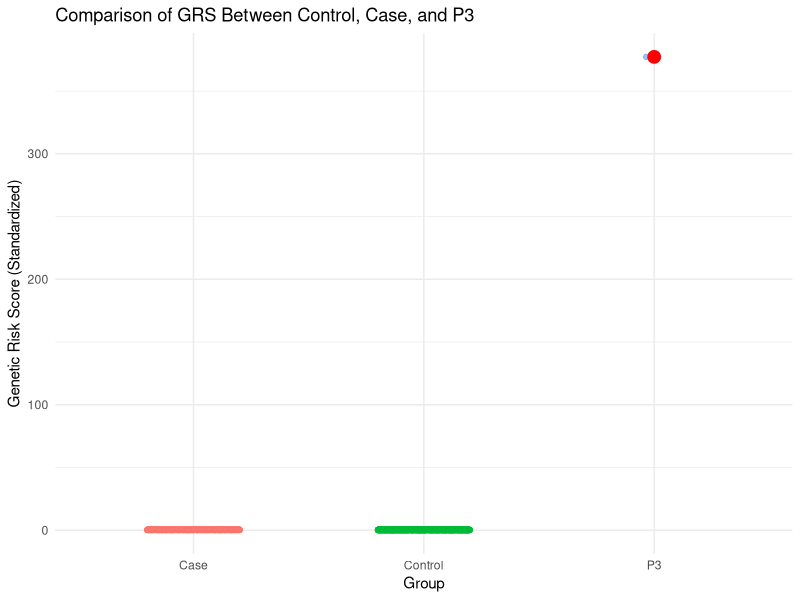

Recreate this plot in R.
# Load necessary libraries
library(data.table)
library(ggplot2)

# Load data
snp_data <- fread("vcf_data.txt", header = TRUE)
allele_weights <- fread("t1d_weights_alleles.txt")
haplotype_weights <- fread("t1d_weights_haplotypes.txt")

# Merge data frames on the SNP ID
effect_alleles_and_genos <- merge(allele_weights, snp_data, by.x = "rsnumber", by.y = "ID")

# Get the list of individuals (P1, P2, P3, P4)
individuals <- colnames(effect_alleles_and_genos)[which(colnames(effect_alleles_and_genos) != "rsnumber" & colnames(effect_alleles_and_genos) != "weighted_allele" & colnames(effect_alleles_and_genos) != "weight" & colnames(effect_alleles_and_genos) != "ALT")]

# Check for NA values and remove if necessary
effect_alleles_and_genos <- na.omit(effect_alleles_and_genos)

# Flip alleles where ALT != weighted_allele
for (snpIndex in 1:nrow(effect_alleles_and_genos)) {
  if (!is.na(effect_alleles_and_genos$ALT[snpIndex]) & !is.na(effect_alleles_and_genos$weighted_allele[snpIndex])) {
    if (effect_alleles_and_genos$ALT[snpIndex] != effect_alleles_and_genos$weighted_allele[snpIndex]) {
      for (ind in individuals) {
        effect_alleles_and_genos[[ind]][snpIndex] <- 2 - effect_alleles_and_genos[[ind]][snpIndex]
      }
    }
  }
}

# Calculate weighted genotypes
weighted_g <- effect_alleles_and_genos
weighted_g[, (individuals) := lapply(.SD, function(x) x * weighted_g$weight), .SDcols = individuals]

# Sum weighted genotypes for each individual to get WAS
was <- numeric(length(individuals))
for (i in 1:length(individuals)) {
  individual <- individuals[i]
  was[i] <- sum(weighted_g[[individual]], na.rm = TRUE)
}

# Create a data frame for GRS
grs_df <- data.frame(individuals, was)

# Standardize the GRS
controls <- fread("t1d_controls.txt")
cases <- fread("t1d_cases.txt")
control_mean <- mean(controls$t1d_grs, na.rm = TRUE)
control_sd <- sd(controls$t1d_grs, na.rm = TRUE)
grs_df$standardized_grs <- (grs_df$was - control_mean) / control_sd

# Combine data for visualization
control_data <- data.frame(GRS = controls$t1d_grs, Group = "Control")
case_data <- data.frame(GRS = cases$t1d_grs, Group = "Case")
p3_data <- data.frame(GRS = grs_df[grs_df$individuals == "P3", "standardized_grs"], Group = "P3")

# Combine all data
all_data <- rbind(control_data, case_data, p3_data)

# Plot the data
ggplot(all_data, aes(x = Group, y = GRS, color = Group)) +
  geom_jitter(width = 0.2, size = 1.5, alpha = 0.6) +
  geom_point(data = p3_data, aes(x = Group, y = GRS), color = "red", size = 4) +
  labs(title = "Comparison of GRS Between Control, Case, and P3", x = "Group", y = "Genetic Risk Score (Standardized)") +
  theme_minimal() +
  theme(legend.position = "none")
